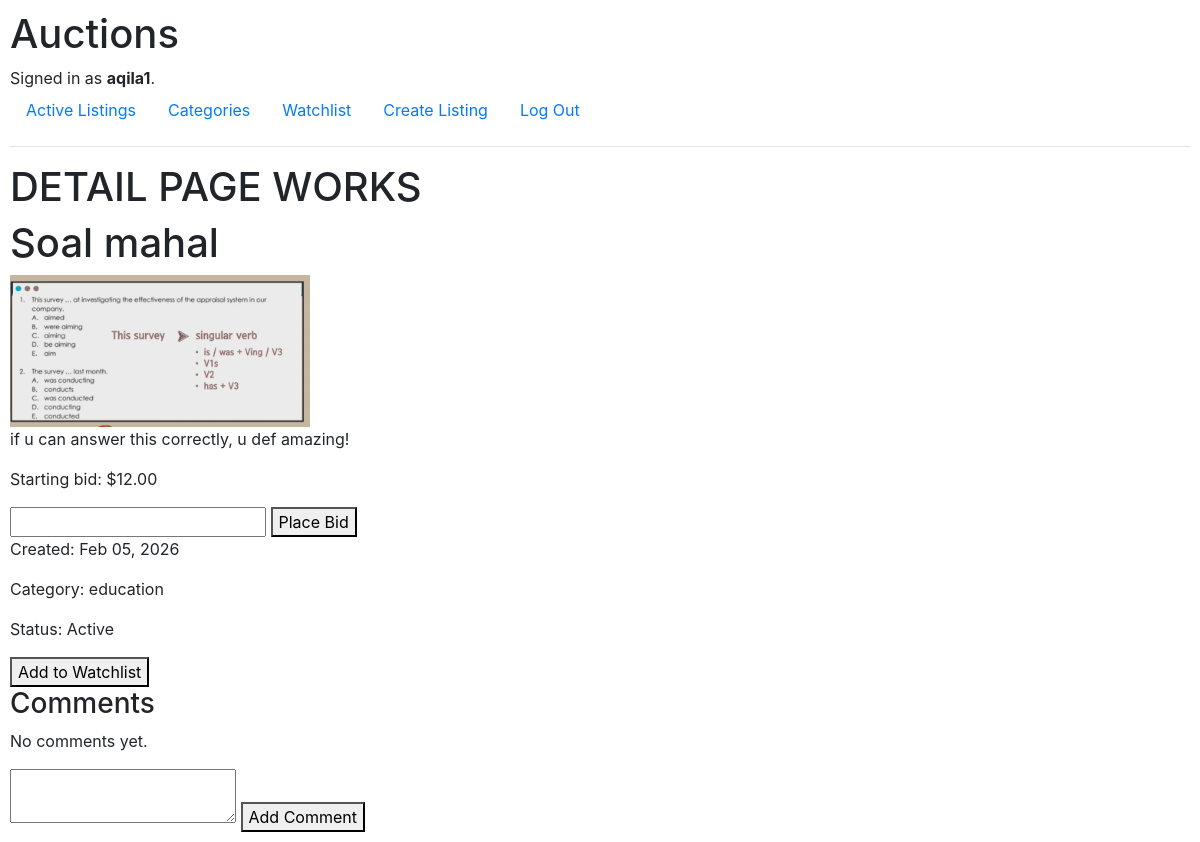
/listings/9/ (signed in), run on the app's committed database.
### auctions/models.py (models this page shows, shortened)
class User(AbstractUser):
    pass

class AuctionList(models.Model):
    owner = models.ForeignKey(
        User, on_delete = models.CASCADE, related_name="listings"
    )
    title = models.CharField(max_length=120)
    description = models.TextField()
    starting_bid = models.DecimalField(
        max_digits=10, decimal_places=2
    )
    image = models.ImageField(    # or URL field
       upload_to ="images/", blank = True, null = True
    )
    category = models.ForeignKey(
        Category, on_delete=models.SET_NULL, related_name="listings",  blank = True, null = True
    )
    date_posted = models.DateTimeField(auto_now_add=True)
    is_active = models.BooleanField(default=True)
    winner = models.ForeignKey(
        User, on_delete = models.SET_NULL,  blank = True, null = True, related_name ="won_auction"
    )
    watchlist = models.ManyToManyField(
        User, blank = True, related_name = "watchlist"
    )

class Category(models.Model):
    name = models.CharField(
        max_length=64, unique=True
    )

### auctions/views.py (the view, shortened to what this page needs)
# urls.py: path("listings/<int:listing_id>/", views.listing_detail, name="listing_detail"),
def listing_detail(request, listing_id):
    listing = get_object_or_404(AuctionList, pk=listing_id)
    bids = listing.bids.order_by("-amount")
    comments = listing.comments.order_by("-timestamp")
    highest_bid = bids.first()
    if highest_bid:
        current_price = highest_bid.amount
    else:
        current_price = listing.starting_bid
    is_owner = False
    is_watching = False
    is_winner = False
    if request.user.is_authenticated:
        is_owner = request.user == listing.owner
        is_watching = listing.watchlist.filter(id=request.user.id).exists()
        is_winner = (
            not listing.is_active
            and listing.winner == request.user
        )
    error_message = None
    return render(request, "auctions/listing_detail.html", {
        "listing": listing,
        "current_price": current_price,
        "bids": bids,
         "highest_bid": highest_bid,
        "comments": comments,
        "is_owner": is_owner,
        "is_watching": is_watching,
        "is_winner": is_winner,
        "error": error_message,
    })

### auctions/templates/auctions/listing_detail.html (shortened to what this page needs)
{% extends "auctions/layout.html" %}
{% block body %}
<h1>DETAIL PAGE WORKS</h1>
<h1>{{ listing.title }}</h1>
{% if listing.image %}
  <img src="{{ listing.image.url }}" width="300">
{% else %}
    <p>No image provided</p>
{% endif %}
<p>{{ listing.description }}</p>
<p>Starting bid: ${{ listing.starting_bid }}</p>
{% if user.is_authenticated and listing.is_active and user != listing.owner %}
  <form method="post">
    <input type="number" step="0.01" name="bid" required>
    <button type="submit">Place Bid</button>
  </form>
{% endif %}
<p>Created: {{ listing.date_posted|date:"M d, Y" }}</p>
{% if listing.category %}
  <p>Category: {{ listing.category.name }}</p>
{% endif %}
<p>Status: {{ listing.is_active|yesno:"Active,Closed" }}</p>
{% if user.is_authenticated and user != listing.owner %}
  <form action="{% url 'toggle_watchlist' listing.id %}" method="post">
    <button type="submit">
      {% if user in listing.watchlist.all %}
        Remove from Watchlist
      {% else %}
        Add to Watchlist
      {% endif %}
    </button>
  </form>
{% endif %}
<h3>Comments</h3>
{% for comment in listing.comments.all %}
  <p>
    <strong>{{ comment.user.username }}</strong><br>
    {{ comment.text }}<br>
    <small>{{ comment.created_at|date:"M d, Y H:i" }}</small>
  </p>
{% empty %}
  <p>No comments yet.</p>
{% endfor %}
{% if user.is_authenticated %}
  <form method="post">
    <textarea name="comment" required></textarea>
    <button type="submit">Add Comment</button>
  </form>
{% endif %}
{% endblock %}

### auctions/templates/auctions/layout.html (shortened to what this page needs)
{% load static %}
<!DOCTYPE html>
<html lang="en">
    <head>
        <link rel="stylesheet" href="https://stackpath.bootstrapcdn.com/bootstrap/4.4.1/css/bootstrap.min.css">
        <link href="{% static 'auctions/styles.css' %}" rel="stylesheet">
    </head>
    <body>
        <h1>Auctions</h1>
        <div>
            {% if user.is_authenticated %}
                Signed in as <strong>{{ user.username }}</strong>.
            {% else %}
                Not signed in.
            {% endif %}
        </div>
        <ul class="nav">
            <li class="nav-item">
                <a class="nav-link" href="{% url 'index' %}">Active Listings</a>
            </li>
            <li class="nav-item">
                <a class="nav-link" href="{% url 'index' %}">Categories</a>
            </li>
            <li class="nav-item">
                <a class="nav-link" href="{% url 'watchlist' %}">Watchlist</a>
            </li>
            <li class="nav-item">
                <a class="nav-link" href="{% url 'create_listing' %}">Create Listing</a>
            </li>
            {% if user.is_authenticated %}
                <li class="nav-item">
                    <a class="nav-link" href="{% url 'logout' %}">Log Out</a>
                </li>
            {% endif %}
        </ul>
        <hr>
        {% block body %}
        {% endblock %}
    </body>
</html>

### auctions/static/auctions/styles.css (style rules this page uses)
body { padding: 10px; }

### data on the page
User: username "aqila1"
AuctionList: title "Soal mahal", image (picture), description "if u can answer this correctly, u def amazing!", starting_bid "12.00", date_posted "Feb 05, 2026", category.name "education", is_active "Active"
